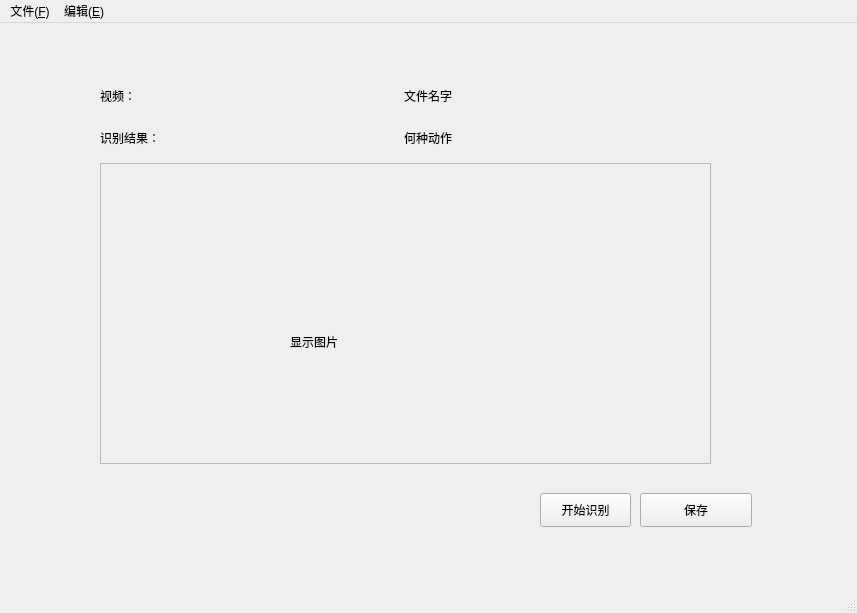
<?xml version="1.0" encoding="UTF-8"?>
<ui version="4.0">
 <class>MainWindow</class>
 <widget class="QMainWindow" name="MainWindow">
  <property name="geometry">
   <rect>
    <x>0</x>
    <y>0</y>
    <width>857</width>
    <height>613</height>
   </rect>
  </property>
  <property name="windowTitle">
   <string>MainWindow</string>
  </property>
  <widget class="QWidget" name="centralwidget">
   <widget class="QPushButton" name="pushButton">
    <property name="geometry">
     <rect>
      <x>540</x>
      <y>470</y>
      <width>91</width>
      <height>34</height>
     </rect>
    </property>
    <property name="text">
     <string>开始识别</string>
    </property>
   </widget>
   <widget class="QPushButton" name="pushButton_2">
    <property name="geometry">
     <rect>
      <x>640</x>
      <y>470</y>
      <width>112</width>
      <height>34</height>
     </rect>
    </property>
    <property name="text">
     <string>保存</string>
    </property>
   </widget>
   <widget class="QFrame" name="frame">
    <property name="geometry">
     <rect>
      <x>100</x>
      <y>140</y>
      <width>611</width>
      <height>301</height>
     </rect>
    </property>
    <property name="frameShape">
     <enum>QFrame::StyledPanel</enum>
    </property>
    <property name="frameShadow">
     <enum>QFrame::Raised</enum>
    </property>
    <widget class="QLabel" name="label_3">
     <property name="geometry">
      <rect>
       <x>190</x>
       <y>170</y>
       <width>81</width>
       <height>18</height>
      </rect>
     </property>
     <property name="text">
      <string>显示图片</string>
     </property>
    </widget>
   </widget>
   <widget class="QWidget" name="">
    <property name="geometry">
     <rect>
      <x>100</x>
      <y>55</y>
      <width>601</width>
      <height>78</height>
     </rect>
    </property>
    <layout class="QVBoxLayout" name="verticalLayout">
     <item>
      <layout class="QHBoxLayout" name="horizontalLayout">
       <item>
        <widget class="QLabel" name="label">
         <property name="text">
          <string>视频：</string>
         </property>
        </widget>
       </item>
       <item>
        <widget class="QLabel" name="label_2">
         <property name="text">
          <string>文件名字</string>
         </property>
        </widget>
       </item>
      </layout>
     </item>
     <item>
      <layout class="QHBoxLayout" name="horizontalLayout_2">
       <item>
        <widget class="QLabel" name="label_4">
         <property name="text">
          <string>识别结果：</string>
         </property>
        </widget>
       </item>
       <item>
        <widget class="QLabel" name="label_5">
         <property name="text">
          <string>何种动作</string>
         </property>
        </widget>
       </item>
      </layout>
     </item>
    </layout>
   </widget>
  </widget>
  <widget class="QMenuBar" name="menubar">
   <property name="geometry">
    <rect>
     <x>0</x>
     <y>0</y>
     <width>857</width>
     <height>30</height>
    </rect>
   </property>
   <widget class="QMenu" name="menu_F">
    <property name="title">
     <string>文件(&amp;F)</string>
    </property>
    <addaction name="actionOpen"/>
    <addaction name="actionClose"/>
    <addaction name="action"/>
   </widget>
   <widget class="QMenu" name="menu_E">
    <property name="title">
     <string>编辑(&amp;E)</string>
    </property>
    <addaction name="actionEdit"/>
   </widget>
   <addaction name="menu_F"/>
   <addaction name="menu_E"/>
  </widget>
  <widget class="QStatusBar" name="statusBar"/>
  <action name="actionOpen">
   <property name="text">
    <string>导入视频</string>
   </property>
   <property name="shortcut">
    <string>Ctrl+P</string>
   </property>
  </action>
  <action name="actionClose">
   <property name="text">
    <string>退出系统</string>
   </property>
   <property name="shortcut">
    <string>Ctrl+M</string>
   </property>
  </action>
  <action name="action">
   <property name="text">
    <string>开发者信息</string>
   </property>
  </action>
  <action name="addwinaction">
   <property name="text">
    <string>添加窗体</string>
   </property>
   <property name="shortcut">
    <string>Ctrl+Z</string>
   </property>
  </action>
  <action name="actionEdit">
   <property name="text">
    <string>管理</string>
   </property>
   <property name="toolTip">
    <string>视频文件管理</string>
   </property>
   <property name="shortcut">
    <string>Ctrl+E</string>
   </property>
  </action>
 </widget>
 <resources/>
 <connections/>
</ui>
